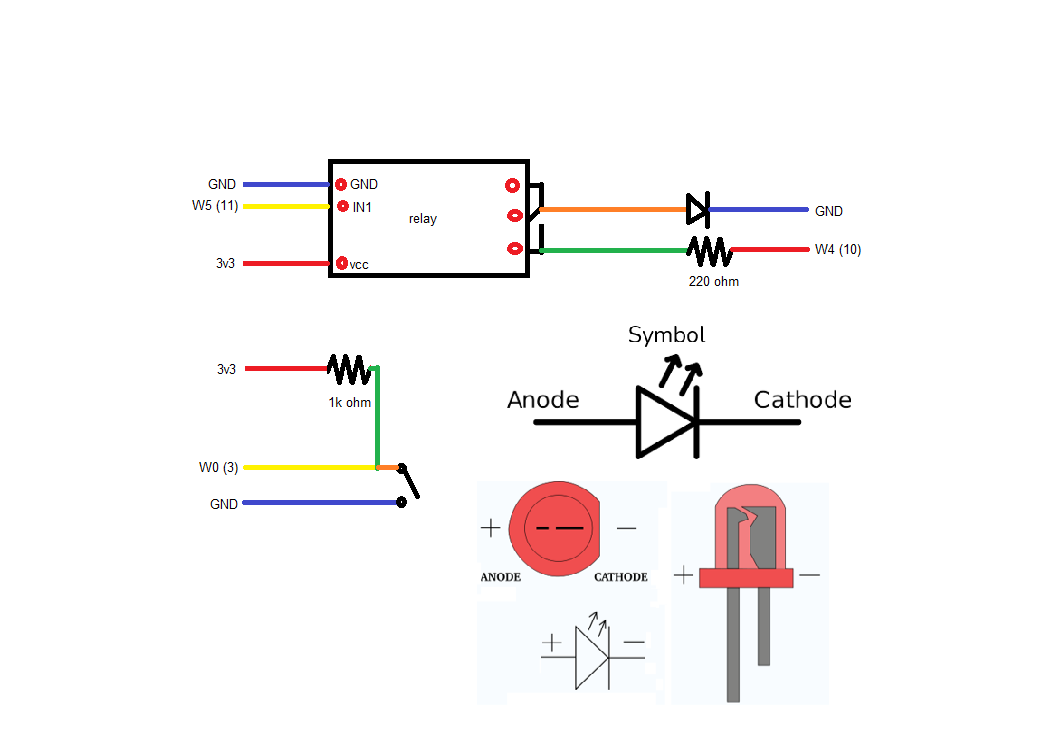
#> input picture schematic.png, 1051 x 751 px
$ python -i functions.py   (imports and definitions only)
#> lines starting #> are read from the running program, lines starting #| are printed output that depends on the picture
#> further down, picture is the input picture: shape (751, 1051, 3); mean B, G, R 246.1, 246.2, 248.5
import requests, cv2, numpy as np, http.client, json, time, ssl
from sklearn.linear_model import LinearRegression

# [71 lines left out: functions app_send_data, run_request, draw_rect_with_label, draw_circle, not called in this run]

def identify_color(image):
    """
    This function identifies the dominant color in the region out of a preset colors.
    The preset colors at the moment are "red", "blue", "pink".
    It returns the mean rgb value of the color and a string representation of the color.
    """
    # Convert to HSV color space
    hsv_image = cv2.cvtColor(image, cv2.COLOR_BGR2HSV)
#> hsv_image: shape (751, 1051, 3); mean H, S, V 9.4, 5.3, 249.7

    count = 0
    color = "black"
    for find in ["red", "blue", "pink"]:
        # Issues with blue mask:
        # it is too dark and starts picking up black
        # solutions:
        # - adjust saturation and value
        # - switch blue for another color since this is a inherite issue
        # with less vibrant colors
        match find:
            # Define the range for color in HSV and create mask
            case "red":
                lower_1 = np.array([0, 50, 50])
                upper_1 = np.array([10, 255, 255])
                lower_2 = np.array([170, 50, 50])
                upper_2 = np.array([180, 255, 255])
                mask1 = cv2.inRange(hsv_image, lower_1, upper_1)
                mask2 = cv2.inRange(hsv_image, lower_2, upper_2)
                new_mask = cv2.bitwise_or(mask1, mask2)
            case "blue":
                lower = np.array([100, 100, 130])
                upper = np.array([120, 255, 255])
                new_mask = cv2.inRange(hsv_image, lower, upper)
            case "pink":
                # RGB pink = (180, 105, 255)
                lower = np.array([160, 100, 150])
                upper = np.array([175, 255, 255])
                new_mask = cv2.inRange(hsv_image, lower, upper)

        # If the new mask covers more of the image, update the color_mask and color
        new_count = cv2.countNonZero(new_mask)
        if new_count > count:
            color_mask = new_mask
            count = new_count
            color = find

    if 'color_mask' not in locals() or color_mask is None:
        color_mask = np.zeros(hsv_image.shape[:2], dtype=np.uint8)

    # Calculate the average color value
    image = cv2.cvtColor(image, cv2.COLOR_BGR2RGB)
    rgb_image = cv2.cvtColor(image, cv2.COLOR_BGR2RGB)
    color_pixels = cv2.bitwise_and(rgb_image, rgb_image, mask=color_mask)
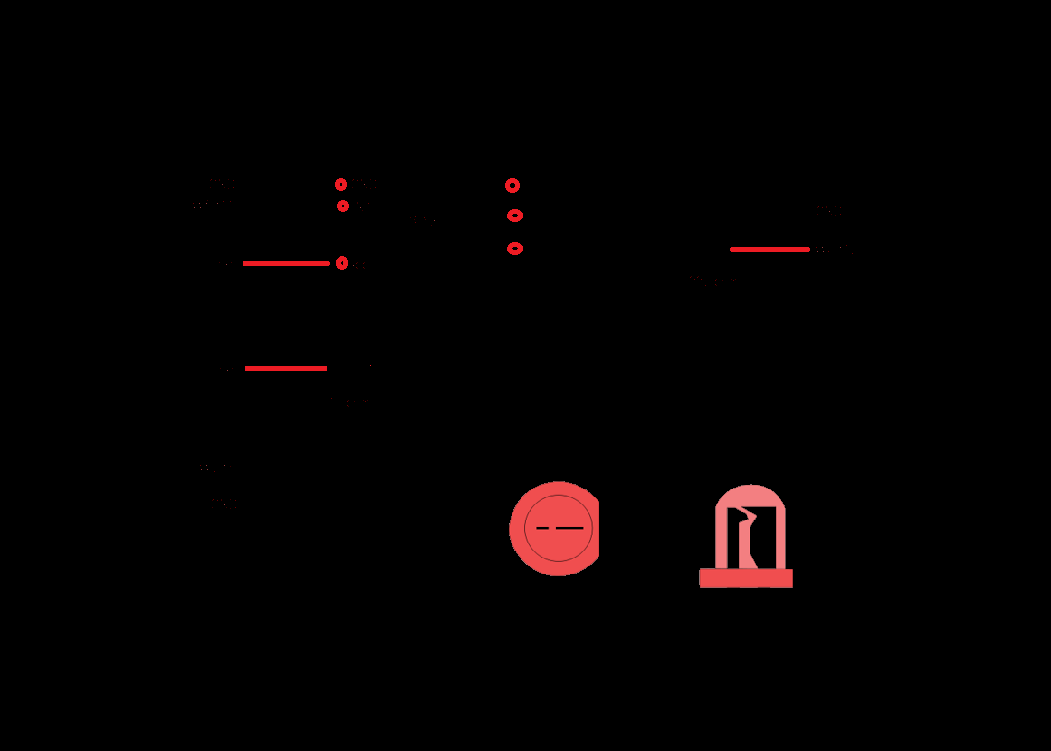
#> color_pixels: shape (751, 1051, 3); mean B, G, R 1.5, 1.4, 4.2
    mean_rgb = cv2.mean(color_pixels, mask=color_mask)[:3] # Extract RGB
#> mean_rgb = (81.8, 79.62, 231.2)

    return mean_rgb, color

# [118 lines left out: functions midpoint, direction, enter_exit_calc, most_frequent_color, not called in this run]

>>> import cv2
>>> picture = cv2.imread('schematic.png')
>>> result = identify_color(picture)
#> result = ((81.8, 79.62, 231.2), 'red')
